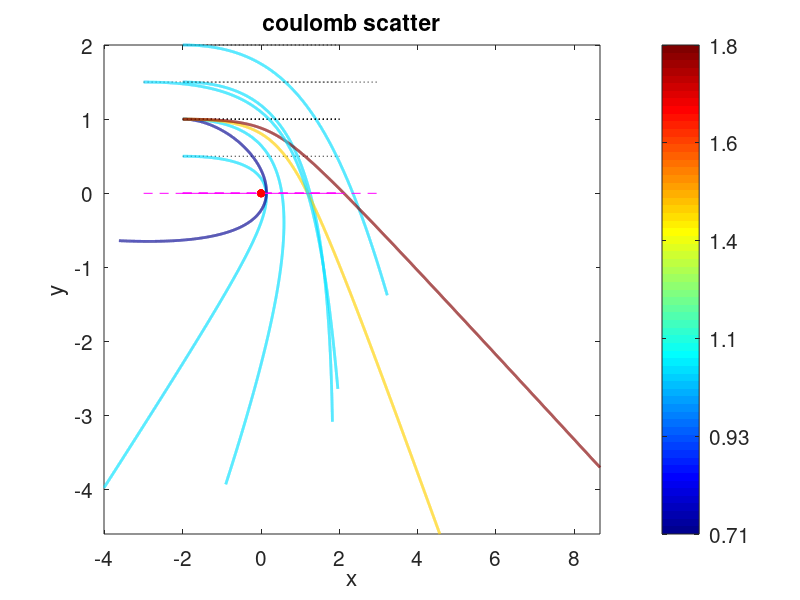

Write the MATLAB code that produced this figure.
% Hua-sheng XIE, 2017-01-05 20:28
close all; clear; clc;

xv0=[-2.0, 0.5, 1.0, 0.0;
    -2.0, 1.0, 1.0, 0.0;
    -2.0, 1.5, 1.0, 0.0;
    -2.0, 2.0, 1.0, 0.0;
    -2.0, 1.0, 0.5, 0.0;
    -2.0, 1.0, 1.5, 0.0;
    -2.0, 1.0, 2.0, 0.0;
    -3.0, 1.5, 1.0, 0.0];

h=figure('unit','normalized','Position',[0.01 0.17 0.4 0.45],...
    'DefaultAxesFontSize',15);

cmap=colormap('jet');
ncmap=length(cmap);
clra=min(xv0(:,3)); clrb=max(xv0(:,3));

for jp=1:length(xv0)
%     x=-2.0; y=0.5; vx=1.0; vy=0.0;
    x=xv0(jp,1);y=xv0(jp,2);vx=xv0(jp,3);vy=xv0(jp,4);
    nt=1200; dt=0.005;
    tmp=4;
    dt=dt/tmp; nt=nt*tmp;
    xx=[];yy=[];vxx=[];vyy=[];tt=[];

    plot([x,-x],[0,0],'m--',[x,-x],[y,y],'k:',0,0,'ro',...
        'MarkerSize',5,'MarkerFaceColor','r'); hold on;
    for it=1:nt
        r3=(sqrt(x^2+y^2))^3;
        Fx=-x/r3;
        Fy=-y/r3;
        x=x+vx*dt;
        y=y+vy*dt;
        vx=vx+Fx*dt;
        vy=vy+Fy*dt;
        tt=[tt,it*dt];
        xx=[xx,x];
        yy=[yy,y];
    end
    plot(xx,yy,'linewidth',2,'color',cmap(floor((xv0(jp,3)-clra)/(clrb-clra)*(ncmap-1))+1,:)); hold on;
end
%%
dclr=(clrb-clra)/7;
colorbar('YTickLabel',{num2str(clra+1*dclr,2),num2str(clra+2*dclr,2),...
    num2str(clra+3*dclr,2),num2str(clra+4*dclr,2),num2str(clra+5*dclr,2),...
    num2str(clra+6*dclr,2)});
xlabel('x');ylabel('y');title('coulomb scatter');axis tight;
print(gcf,'-dpng','coulomb_scatter.png');
